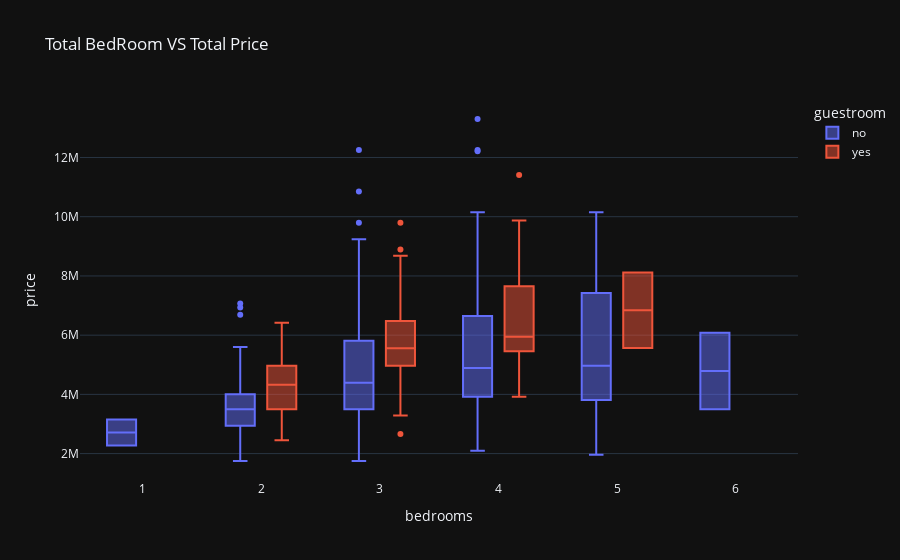

Notebook code cell kept with this figure:
### Markdown cell above
### Total GuestRoom Vs Price

### Code cell
px.box(df,x='bedrooms',y='price',color='guestroom',template='plotly_dark',title='Total BedRoom VS Total Price')

### Figure 1 — Plotly figure (JSON) as saved in the notebook; plotly's stock layout.template omitted (floating-point values rounded to 4 significant figures; data arrays with more than 128 entries replaced by an {"elided": "..."} marker saying what was removed)
{"data": [{"alignmentgroup": "True", "hovertemplate": "guestroom=no<br>bedrooms=%{x}<br>price=%{y}<extra></extra>", "legendgroup": "no", "marker": {"color": "#636efa"}, "name": "no", "notched": false, "offsetgroup": "no", "orientation": "v", "showlegend": true, "type": "box", "x": {"elided": "448 int values"}, "x0": " ", "xaxis": "x", "y": {"elided": "448 int values"}, "y0": " ", "yaxis": "y"}, {"alignmentgroup": "True", "hovertemplate": "guestroom=yes<br>bedrooms=%{x}<br>price=%{y}<extra></extra>", "legendgroup": "yes", "marker": {"color": "#EF553B"}, "name": "yes", "notched": false, "offsetgroup": "yes", "orientation": "v", "showlegend": true, "type": "box", "x": [4, 4, 3, 4, 4, 3, 3, 3, 3, 4, 3, 3, 5, 3, 3, 4, 3, 4, 4, 3, 3, 3, 3, 3, 2, 3, 3, 4, 3, 3, 3, 4, 3, 2, 3, 3, 4, 3, 3, 3, 3, 4, 3, 4, 4, 3, 5, 3, 4, 3, 4, 3, 4, 3, 3, 3, 3, 3, 4, 3, 3, 3, 2, 3, 3, 2, 3, 3, 3, 3, 2, 3, 4, 3, 3, 2, 3, 2, 4, 2, 3, 3, 3, 2, 2, 3, 4, 2, 2, 3, 3, 3, 2, 2, 3, 2, 2], "x0": " ", "xaxis": "x", "y": [11410000, 9870000, 9800000, 9681000, 9100000, 8890000, 8680000, 8645000, 8645000, 8540000, 8463000, 8190000, 8120000, 7962500, 7420000, 7350000, 7350000, 7245000, 7210000, 7210000, 7140000, 6650000, 6650000, 6475000, 6419000, 6405000, 6300000, 6265000, 6195000, 6195000, 6195000, 6090000, 6090000, 6020000, 6020000, 6020000, 5950000, 5950000, 5950000, 5873000, 5866000, 5810000, 5740000, 5652500, 5600000, 5600000, 5565000, 5523000, 5495000, 5460000, 5460000, 5460000, 5460000, 5425000, 5390000, 5383000, 5250000, 5250000, 5250000, 5229000, 5215000, 5110000, 5040000, 5040000, 5040000, 5033000, 5005000, 4970000, 4900000, 4900000, 4900000, 4900000, 4690000, 4620000, 4620000, 4620000, 4550000, 4543000, 4543000, 4445000, 4340000, 4270000, 4235000, 4200000, 3990000, 3920000, 3920000, 3885000, 3850000, 3640000, 3395000, 3290000, 3150000, 3080000, 2660000, 2450000, 2450000], "y0": " ", "yaxis": "y"}], "layout": {"boxmode": "group", "legend": {"title": {"text": "guestroom"}, "tracegroupgap": 0}, "title": {"text": "Total BedRoom VS Total Price"}, "xaxis": {"anchor": "y", "domain": [0, 1], "title": {"text": "bedrooms"}}, "yaxis": {"anchor": "x", "domain": [0, 1], "title": {"text": "price"}}}}
